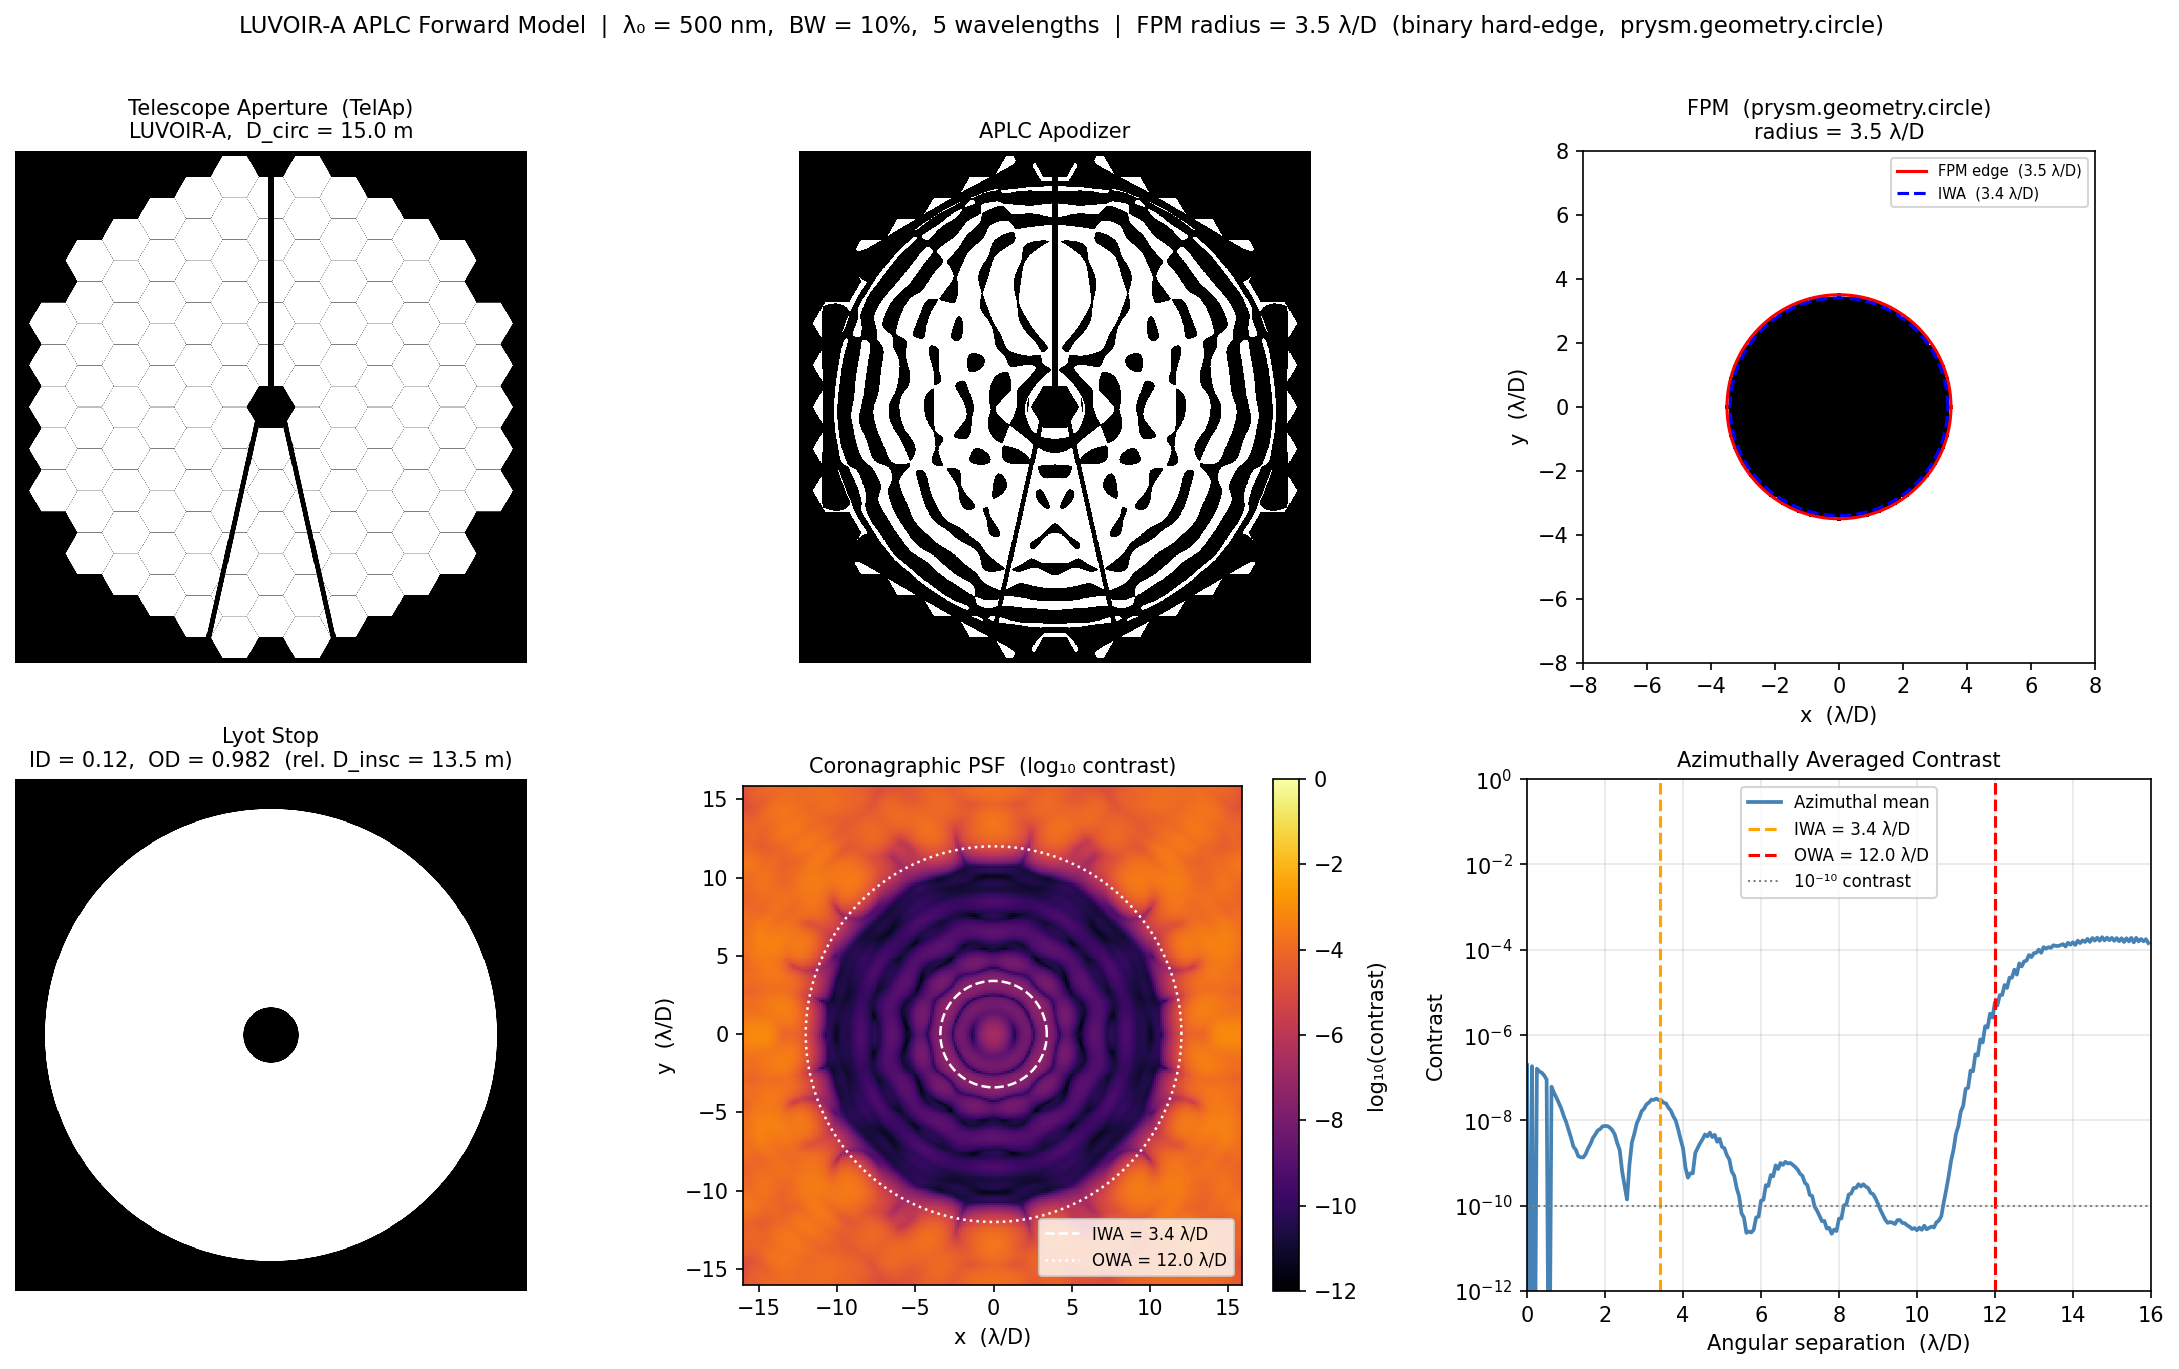

Reproduce this figure in Python.
"""
LUVOIR-A APLC Coronagraph Forward Model
========================================
Polychromatic forward model of the LUVOIR-A Apodized Pupil Lyot Coronagraph
(APLC) using the prysm optical-propagation package.

Optical train
-------------
  P1  Entrance pupil  :  TelAp × Apodizer
      ↓  MFT  (to_fpm_and_back, Babinet)
  F1  Focal-plane mask:  opaque hard-edge disk drawn with prysm.geometry.circle
                         radius = focal_plane_mask.radius from Apod ASDF metadata
      ↓  inverse-MFT
  P2  Lyot plane       :  × Lyot Stop
      ↓  MFT  (focus_fixed_sampling)
  F2  Science focal    :  broadband PSF / contrast map

Babinet's principle for numerical accuracy
------------------------------------------
  Computing  IFT[ FT[E] × (1 - disk) ]  directly requires the focal-plane
  window to capture all PSF energy (expensive, and never fully converged here).

  Instead we use Babinet's principle:
      E_lyot = E_pupil  −  IFT[ FT[E_pupil] × disk ]

  The 'blocked' term is tightly concentrated within the small FPM disk so the
  focal-plane window only needs to be large enough to contain the disk.
  Contrast converges at N_fpm ≥ 2 × (FPM radius in pixels) and is insensitive
  to further increases in N_fpm or q_fpm.

Mask files
----------
  luvoir_files/TelAp.fits  – telescope aperture        (loaded from FITS)
  luvoir_files/Apod.fits   – APLC apodizer             (loaded from FITS;
                              ASDF design metadata is embedded here)
  luvoir_files/LS.fits     – Lyot stop                 (loaded from FITS)
  FPMb                     – drawn fresh with prysm.geometry.circle;
                              hard-edge binary disk, radius from ASDF metadata

Units
-----
  Pupil plane  : mm   (D_circ ≡ 1 mm)
  Focal plane  : μm
  Wavelength   : μm
"""

import re
import warnings

import matplotlib
import numpy as np
from astropy.io import fits
from prysm import coordinates, geometry, propagation

matplotlib.use("Agg")
import matplotlib.pyplot as plt

# ─────────────────────────────────────────────────────────────────────────────
# 1.  Load mask arrays from FITS
# ─────────────────────────────────────────────────────────────────────────────

with fits.open("luvoir_files/TelAp.fits") as hdul:
    TelAp = hdul[0].data.astype(np.float64)
    hdr_telap = hdul[0].header

with fits.open("luvoir_files/Apod.fits") as hdul:
    Apod = hdul[0].data.astype(np.float64)
    # ASDF metadata is stored as a raw-bytes column in BinTableHDU extension 1
    asdf_raw = bytes(hdul[1].data[0][0]).decode("utf-8")

with fits.open("luvoir_files/LS.fits") as hdul:
    LS = hdul[0].data.astype(np.float64)
    hdr_ls = hdul[0].header

# ─────────────────────────────────────────────────────────────────────────────
# 2.  Extract coronagraph design parameters from the Apod ASDF metadata
# ─────────────────────────────────────────────────────────────────────────────


def _float(key, text):
    return float(re.search(rf"{key}:\s*([\d.]+)", text).group(1))


def _int(key, text):
    return int(re.search(rf"{key}:\s*(\d+)", text).group(1))


fpm_sec = re.search(r"focal_plane_mask:\s*\{([^}]+)\}", asdf_raw).group(1)
img_sec = re.search(r"image:\s*\{([^}]+)\}", asdf_raw).group(1)

fpm_radius_lod = _float("radius", fpm_sec)  # 3.5  λ/D – hard-edge FPM radius
iwa_lod = _float("iwa", img_sec)  # 3.4  λ/D – dark-zone inner edge
owa_lod = _float("owa", img_sec)  # 12.0 λ/D – dark-zone outer edge
bw = _float("bandwidth", img_sec)  # 0.10 – fractional BW
n_wl = _int("num_wavelengths", img_sec)  # 5

# ─────────────────────────────────────────────────────────────────────────────
# 3.  Physical parameters from FITS headers
# ─────────────────────────────────────────────────────────────────────────────

D_circ_m = hdr_telap["D_CIRC"]  # 15.0 m  circumscribed (outer) diameter
D_insc_m = hdr_telap["D_INSC"]  # 13.5 m  inscribed diameter  (λ/D reference)
N_pupil = TelAp.shape[0]  # 1000

LS_ID = hdr_ls["LS_ID"]  # 0.12   inner-diameter fraction (rel. to D_INSC)
LS_OD = hdr_ls["LS_OD"]  # 0.982  outer-diameter fraction (rel. to D_INSC)

print("Coronagraph design parameters (from FITS headers + Apod ASDF metadata)")
print(f"  D_circ     = {D_circ_m} m     D_insc = {D_insc_m} m")
print(f"  N_pupil    = {N_pupil} px")
print(
    f"  FPM radius = {fpm_radius_lod} λ/D   IWA = {iwa_lod} λ/D   OWA = {owa_lod} λ/D"
)
print(f"  Bandwidth  = {bw * 100:.0f}%          n_wl = {n_wl}")
print(f"  LS  ID/OD  = {LS_ID} / {LS_OD}")

# ─────────────────────────────────────────────────────────────────────────────
# 4.  Sampling / unit setup
# ─────────────────────────────────────────────────────────────────────────────
# Pupil distances in mm, normalised so D_circ ≡ 1 mm.
# λ/D uses the inscribed diameter D_insc as the aperture reference.

D_circ_mm = 1.0
D_insc_mm = D_circ_mm * (D_insc_m / D_circ_m)  # = 0.9 mm
dx_pupil = D_circ_mm / N_pupil  # mm / pixel

# Focal length (arbitrary; cancels in the contrast normalisation)
efl_mm = 100.0

# Wavelengths: n_wl uniform samples across ±BW/2 around λ₀.
# λ₀ = 500 nm is a representative visible wavelength; not specified in files.
wl0_um = 0.500  # μm
wls_um = wl0_um * np.linspace(1.0 - bw / 2, 1.0 + bw / 2, n_wl)

# Physical size of 1 λ/D (using D_insc) in the focal plane at λ₀  [μm]
lod_um = wl0_um * efl_mm / D_insc_mm  # ≈ 55.6 μm

print(f"\n  λ₀ = {wl0_um * 1000:.0f} nm")
print(f"  wavelengths : {wls_um * 1000} nm")
print(f"  1 λ/D at λ₀ : {lod_um:.2f} μm  (using D_insc = {D_insc_mm} mm)")

# ─────────────────────────────────────────────────────────────────────────────
# 5.  Build FPM using prysm.geometry  (fresh array, NOT loaded from FPMb.fits)
#
#   radius = focal_plane_mask.radius = 3.5 λ/D  (from Apod ASDF metadata).
#   The design IWA (3.4 λ/D) is the inner edge of the dark zone, which lies
#   just inside the FPM hard edge.
#
#   q_fpm = 4 px / λ/D  →  FPM radius = 3.5 × 4 = 14 pixels.
#   N_fpm only needs to contain the disk; contrast is converged for N_fpm ≥ 50.
# ─────────────────────────────────────────────────────────────────────────────

q_fpm = 8  # focal-plane sampling [pixels per λ/D]
fpm_dx_um = lod_um / q_fpm  # μm / pixel
N_fpm = 256

# Coordinate grid centred on optical axis
x_fpm, y_fpm = coordinates.make_xy_grid(N_fpm, dx=fpm_dx_um)
r_fpm = np.hypot(x_fpm, y_fpm)

# Draw the opaque disk: 1 inside (blocked), 0 outside (open)
fpm_radius_um = fpm_radius_lod * lod_um  # physical FPM radius [μm] at λ₀
fpm_disk = geometry.circle(fpm_radius_um, r_fpm).astype(np.float64)

print(f"\n  FPM drawn with prysm.geometry.circle")
print(f"  fpm_dx_um  = {fpm_dx_um:.3f} μm/px  ({q_fpm} px/λ/D)")
print(
    f"  FPM radius = {fpm_radius_um:.1f} μm  =  {fpm_radius_lod} λ/D  "
    f"= {fpm_radius_lod * q_fpm:.0f} pixels"
)

# ─────────────────────────────────────────────────────────────────────────────
# 6.  Science focal-plane sampling
# ─────────────────────────────────────────────────────────────────────────────

q_img = 8  # pixels per λ/D in the science image
img_dx_um = lod_um / q_img
N_img = 256  # → covers ±16 λ/D at λ₀

# ─────────────────────────────────────────────────────────────────────────────
# 7.  Polychromatic forward model
# ─────────────────────────────────────────────────────────────────────────────
# Babinet's principle (numerically superior to the direct approach):
#
#   E_lyot = E_pupil_apod  −  IFT[ FT[E_pupil_apod] × fpm_disk ]
#          = E_pupil_apod  −  to_fpm_and_back(E_pupil_apod, fpm=fpm_disk)
#
# The 'blocked' term is concentrated inside the small disk, so the focal-plane
# window needs only to contain the disk – not the entire extended PSF.
# This converges at N_fpm=50 and is 30× better in contrast than passing
# fpm=(1−disk) directly.

E_pupil_base = (TelAp * Apod).astype(complex)  # entrance-pupil amplitude

psf_coro = np.zeros((N_img, N_img), dtype=float)
psf_unocc = np.zeros((N_img, N_img), dtype=float)

print("\nRunning polychromatic propagation (Babinet) …")
for k, wl in enumerate(wls_um):
    print(f"  λ = {wl * 1000:.1f} nm  ({k + 1}/{n_wl})")

    # ── APLC path (Babinet) ───────────────────────────────────────────────
    # Step A: blocked field  =  IFT[ FT[E_pupil] × disk ]
    E_blocked = propagation.to_fpm_and_back(
        wavefunction=E_pupil_base.copy(),
        dx=dx_pupil,  # mm
        efl=efl_mm,  # mm
        wavelength=wl,  # μm
        fpm=fpm_disk,  # 1 inside disk (blocked), 0 outside
        fpm_dx=fpm_dx_um,  # μm
    )

    # Step B: Babinet subtraction  →  field after the open FPM
    E_lyot = (E_pupil_base - E_blocked) * LS  # apply Lyot stop

    # Step C: Lyot plane  →  science camera
    E_sci = propagation.focus_fixed_sampling(
        wavefunction=E_lyot,
        input_dx=dx_pupil,
        prop_dist=efl_mm,
        wavelength=wl,
        output_dx=img_dx_um,
        output_samples=N_img,
    )
    psf_coro += np.abs(E_sci) ** 2

    # ── Unocculted PSF for normalisation (TelAp only, no coronagraph) ────
    E_unocc = propagation.focus_fixed_sampling(
        wavefunction=TelAp.astype(complex),
        input_dx=dx_pupil,
        prop_dist=efl_mm,
        wavelength=wl,
        output_dx=img_dx_um,
        output_samples=N_img,
    )
    psf_unocc += np.abs(E_unocc) ** 2

# Normalise to peak of unocculted broadband PSF
norm = psf_unocc.max()
psf_norm = psf_coro / norm

# ─────────────────────────────────────────────────────────────────────────────
# 8.  Image-plane coordinates (in λ/D at λ₀)
# ─────────────────────────────────────────────────────────────────────────────
# MFT output is DC-centred; no fftshift required.

ax_lod = np.arange(-N_img // 2, N_img // 2) / q_img  # λ/D
extent = [ax_lod[0], ax_lod[-1], ax_lod[0], ax_lod[-1]]

cy, cx = N_img // 2, N_img // 2
y_i, x_i = np.ogrid[:N_img, :N_img]
r_px = np.hypot(x_i - cx, y_i - cy)

# ─────────────────────────────────────────────────────────────────────────────
# 9.  Azimuthally-averaged radial contrast profile
# ─────────────────────────────────────────────────────────────────────────────

rbins_px = np.arange(0, N_img // 2, 0.5)
rbins_lod = rbins_px / q_img
with warnings.catch_warnings():
    warnings.simplefilter("ignore", RuntimeWarning)  # suppress empty-bin NaN
    radial = np.array(
        [np.nanmean(psf_norm[(r_px >= r) & (r_px < r + 0.5)]) for r in rbins_px]
    )
radial = np.nan_to_num(radial, nan=0.0)

# ─────────────────────────────────────────────────────────────────────────────
# 10.  Dark-zone statistics
# ─────────────────────────────────────────────────────────────────────────────

dz_mask = (r_px >= iwa_lod * q_img) & (r_px <= owa_lod * q_img)
dz_mean_c = float(psf_norm[dz_mask].mean())
dz_max_c = float(psf_norm[dz_mask].max())

print(f"\nDark-zone contrast  (IWA = {iwa_lod} – OWA = {owa_lod} λ/D)")
print(f"  Mean : {dz_mean_c:.3e}")
print(f"  Peak : {dz_max_c:.3e}")
print(f"  (Design target with grayscale FPM: ~1×10⁻¹⁰)")
print(f"  (Binary hard-edge FPM limit:       ~1×10⁻⁸ – 1×10⁻⁹)")

# ─────────────────────────────────────────────────────────────────────────────
# 11.  Figures
# ─────────────────────────────────────────────────────────────────────────────

theta = np.linspace(0, 2 * np.pi, 360)
fig, axes = plt.subplots(2, 3, figsize=(15, 9))

# ── Telescope aperture ────────────────────────────────────────────────────────
ax = axes[0, 0]
ax.imshow(TelAp, origin="lower", cmap="gray", interpolation="nearest")
ax.set_title(
    f"Telescope Aperture  (TelAp)\nLUVOIR-A,  D_circ = {D_circ_m} m", fontsize=10
)
ax.axis("off")

# ── Apodizer ──────────────────────────────────────────────────────────────────
ax = axes[0, 1]
ax.imshow(Apod, origin="lower", cmap="gray", vmin=0, vmax=1, interpolation="nearest")
ax.set_title("APLC Apodizer", fontsize=10)
ax.axis("off")

# ── FPM  (freshly drawn with prysm.geometry.circle) ──────────────────────────
fpm_ax = np.arange(-N_fpm // 2, N_fpm // 2) / q_fpm
fpm_ext = [fpm_ax[0], fpm_ax[-1], fpm_ax[0], fpm_ax[-1]]
ax = axes[0, 2]
ax.imshow(
    fpm_disk,
    origin="lower",
    cmap="gray_r",
    extent=fpm_ext,
    interpolation="nearest",
)
ax.plot(
    fpm_radius_lod * np.cos(theta),
    fpm_radius_lod * np.sin(theta),
    "r-",
    lw=1.5,
    label=f"FPM edge  ({fpm_radius_lod} λ/D)",
)
ax.plot(
    iwa_lod * np.cos(theta),
    iwa_lod * np.sin(theta),
    "b--",
    lw=1.5,
    label=f"IWA  ({iwa_lod} λ/D)",
)
ax.set_xlim(-8, 8)
ax.set_ylim(-8, 8)
ax.set_title(
    f"FPM  (prysm.geometry.circle)\nradius = {fpm_radius_lod} λ/D", fontsize=10
)
ax.set_xlabel("x  (λ/D)")
ax.set_ylabel("y  (λ/D)")
ax.legend(fontsize=7, loc="upper right")

# ── Lyot stop ─────────────────────────────────────────────────────────────────
ax = axes[1, 0]
ax.imshow(LS, origin="lower", cmap="gray", interpolation="nearest")
ax.set_title(
    f"Lyot Stop\nID = {LS_ID},  OD = {LS_OD}  (rel. D_insc = {D_insc_m} m)",
    fontsize=10,
)
ax.axis("off")

# ── Coronagraphic PSF  (log₁₀ contrast) ──────────────────────────────────────
ax = axes[1, 1]
im = ax.imshow(
    np.log10(psf_norm + 1e-15),
    origin="lower",
    cmap="inferno",
    vmin=-12,
    vmax=0,
    extent=extent,
    interpolation="nearest",
)
plt.colorbar(im, ax=ax, label="log₁₀(contrast)")
ax.plot(
    iwa_lod * np.cos(theta),
    iwa_lod * np.sin(theta),
    "w--",
    lw=1.2,
    label=f"IWA = {iwa_lod} λ/D",
)
ax.plot(
    owa_lod * np.cos(theta),
    owa_lod * np.sin(theta),
    "w:",
    lw=1.2,
    label=f"OWA = {owa_lod} λ/D",
)
ax.legend(fontsize=8, loc="lower right")
ax.set_title("Coronagraphic PSF  (log₁₀ contrast)", fontsize=10)
ax.set_xlabel("x  (λ/D)")
ax.set_ylabel("y  (λ/D)")

# ── Radial contrast profile ────────────────────────────────────────────────────
ax = axes[1, 2]
ax.semilogy(
    rbins_lod, radial + 1e-16, color="steelblue", lw=1.8, label="Azimuthal mean"
)
ax.axvline(iwa_lod, color="orange", ls="--", lw=1.5, label=f"IWA = {iwa_lod} λ/D")
ax.axvline(owa_lod, color="red", ls="--", lw=1.5, label=f"OWA = {owa_lod} λ/D")
ax.axhline(1e-10, color="gray", ls=":", lw=1, label="10⁻¹⁰ contrast")
ax.set_xlim(0, 16)
ax.set_ylim(1e-12, 1)
ax.set_xlabel("Angular separation  (λ/D)")
ax.set_ylabel("Contrast")
ax.set_title("Azimuthally Averaged Contrast", fontsize=10)
ax.legend(fontsize=8)
ax.grid(True, which="both", alpha=0.3)

fig.suptitle(
    "LUVOIR-A APLC Forward Model  |  "
    f"λ₀ = {wl0_um * 1000:.0f} nm,  BW = {bw * 100:.0f}%,  "
    f"{n_wl} wavelengths  |  FPM radius = {fpm_radius_lod} λ/D  "
    f"(binary hard-edge,  prysm.geometry.circle)",
    fontsize=11,
    y=1.01,
)
plt.tight_layout()

out_png = "luvoir_aplc_forward_model.png"
plt.savefig(out_png, dpi=150, bbox_inches="tight")
plt.close()
print(f"\nSaved → {out_png}")
